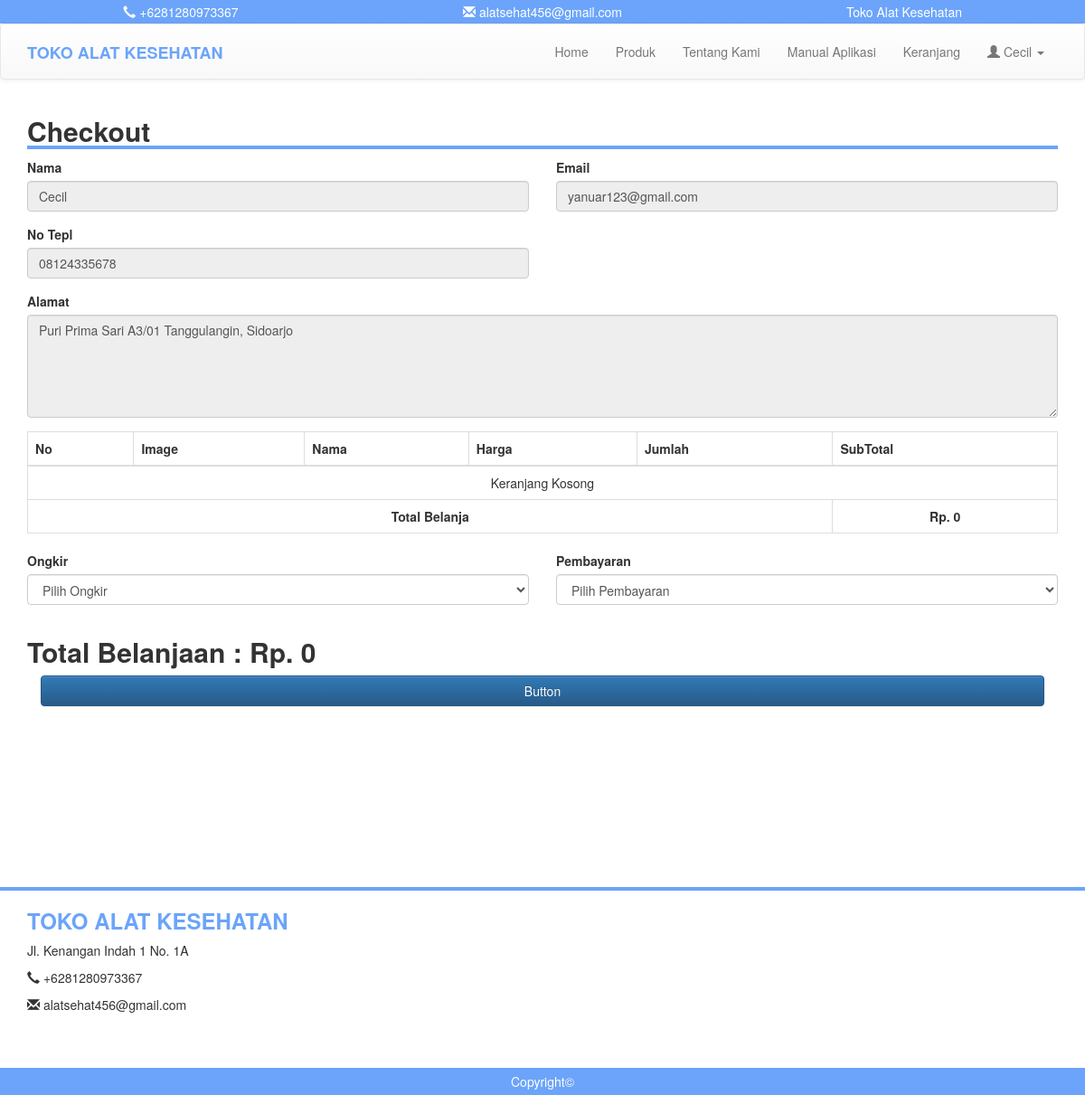
/checkout.php (signed in), run on the app's committed database.
### tables this page shows
CREATE TABLE `pelanggan` (
  `id_pelanggan` int(11) NOT NULL,
  `nama_pelanggan` varchar(255) NOT NULL,
  `username` varchar(255) NOT NULL,
  `password` varchar(255) NOT NULL,
  `email` varchar(255) NOT NULL,
  `nomor_hp` varchar(13) NOT NULL,
  `alamat` text NOT NULL
);

### Database/koneksi.php (called while the page is built, shortened)
<?php
$conn = mysqli_connect("localhost","root","","toko_online");
function query($query){
    global $conn;
    $result = mysqli_query($conn,$query);
    $rows = [];
    if(mysqli_num_rows($result)==0){
        echo "
            <script>
                document.location.href='index.php';
            </script>
        ";
    }else{
        while($row = mysqli_fetch_assoc($result)){
            $rows[]=$row;
        }
        return $rows;
    }
}
?>

### checkout.php (the view, shortened to what this page needs)
<?php
include 'header.php';
?>
<div class="container" style="padding-bottom: 200px">
	<h2 style=" width: 100%; border-bottom: 4px solid #6ba4fa"><b>Checkout</b></h2>
    <?php
    $dataPelanggan = query("SELECT * FROM pelanggan WHERE id_pelanggan = $_SESSION[id_pelanggan]")[0];
    ?>
    <form action="proses/prosessCheckout.php" method="POST">
		<div class="row">
			<div class="col-md-6">
				<div class="form-group">
					<label for="nama">Nama</label>
					<input type="text" class="form-control" id="nama" name="nama" readonly value="<?= $dataPelanggan["nama_pelanggan"]?>">
				</div>
			</div>
			<div class="col-md-6">
				<div class="form-group">
					<label for="email">Email</label>
					<input type="email" class="form-control" id="email" name="email" readonly value="<?= $dataPelanggan["email"]?>">
				</div>
			</div>
		</div>
		<div class="row">
			<div class="col-md-6">
				<div class="form-group">
					<label for="telp">No Tepl</label>
					<input type="number" class="form-control" id="telp" name="telp" readonly value="<?= $dataPelanggan["nomor_hp"]?>">
				</div>
			</div>
		</div>
        <div class="row">
            <div class="col-md-12">
                <div class="form-group">
					<label for="alamat">Alamat</label>
                    <textarea cols="5" rows="5" type="text" class="form-control" id="alamat" name="alamat" readonly><?= $dataPelanggan["alamat"]?></textarea>
				</div>
            </div>
        </div>
        <table class="table table-bordered">
            <thead>
                <tr>
                    <th scope="col">No</th>
                    <th scope="col">Image</th>
                    <th scope="col">Nama</th>
                    <th scope="col">Harga</th>
                    <th scope="col">Jumlah</th>
                    <th scope="col">SubTotal</th>
                </tr>
            </thead>
            <tbody>
                    <?php
                    $totalBelanja = 0;
                    $dataKeranjang = mysqli_query($conn, "SELECT * FROM keranjang WHERE id_pelanggan = $_SESSION[id_pelanggan]");
                    $cek = mysqli_num_rows($dataKeranjang);
                    if($cek == 0){
                        echo "
                        <tr>
                            <td colspan='7' style='text-align: center;'>Keranjang Kosong</td>
                        </tr>
                        ";
                    } ?>
                </tbody>
                <tfoot>
                    <tr>
                        <td colspan="5" align="center"><b>Total Belanja</b></td>
                        <td  align="center"><b>Rp. <?= number_format($totalBelanja); ?></b></td>
                    </tr>
                </tfoot>
        </table>
        <div class="row">
            <div class="col-md-6">
                <div class="form-group">
                    <label for="ongkir">Ongkir</label>
                    <select class="form-control" id="ongkir" name="ongkir" required onchange="updateTotal()">
                        <option value="" disabled selected hidden>Pilih Ongkir</option>
                    </select>
                </div>
            </div>
            <div class="col-md-6">
                <div class="form-group">
                <label for="pembayaran">Pembayaran</label>
                    <select class="form-control" id="pembayaran" name="pembayaran" required onchange="updateTotal()">
                        <option value="" disabled selected hidden>Pilih Pembayaran</option>
                    </select>
                </div>
            </div>
        </div>
        <h2><strong id="totalBelanja" name="total_belanjaan">Total Belanjaan : Rp. <?php echo $totalBelanja?></strong></h2>
        <div class="col-md-12">
            <button class="btn btn-primary btn-block" type="submit">Button</button>
        </div>
    </form>
    <br>
</div>
<?php
include 'footer.php';
?>

### css/style1.css (style rules this page uses)
body { margin:0; padding: 0; }

### data on the page
pelanggan: nama "Cecil", email "yanuar123@gmail.com", telp "08124335678", alamat "Puri Prima Sari A3/01 Tanggulangin, Sidoarjo"

### other printed values
$_SESSION['pelanggan'] "Cecil"
$totalBelanja "0"
